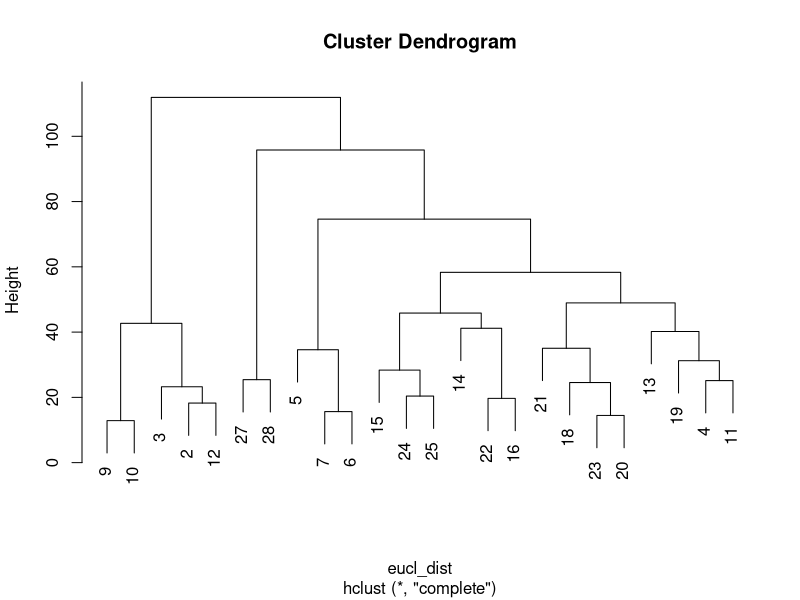
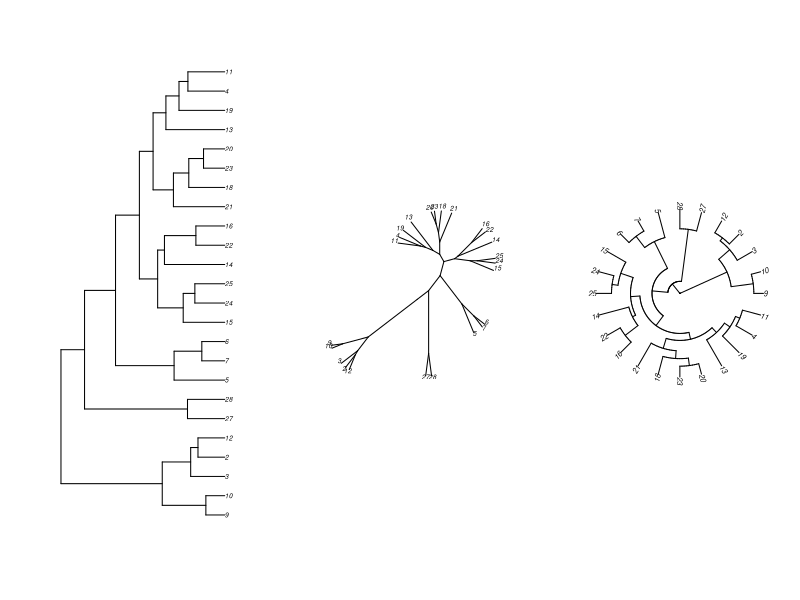
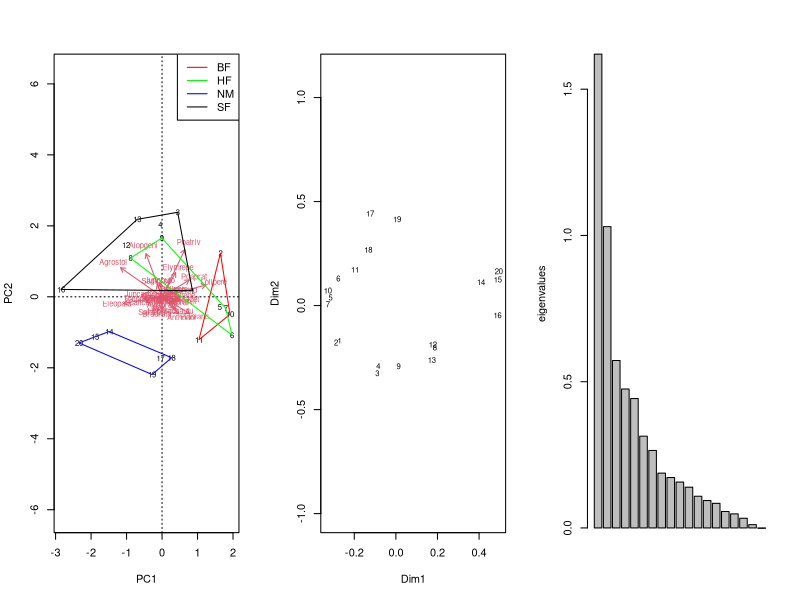
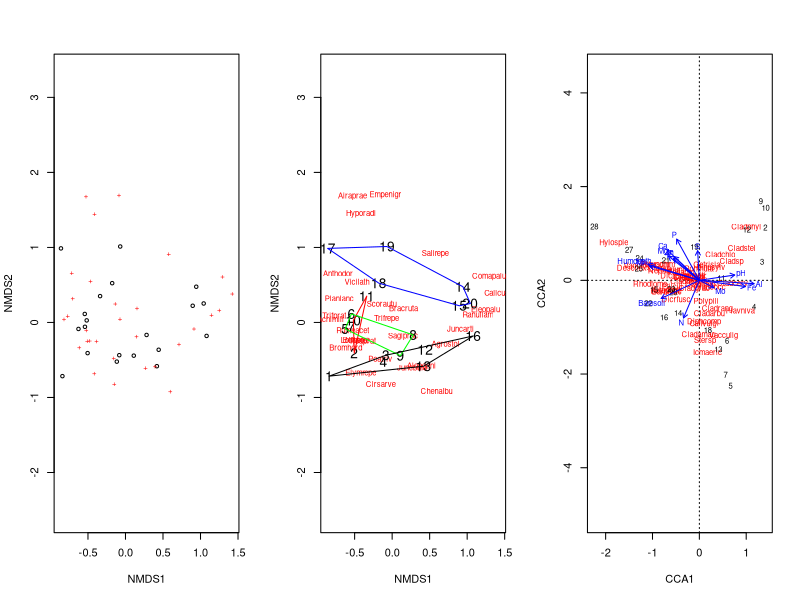

Recreate these plots in R, in order.
## ---- chunk 1
library(vegan)
data("varespec")
head(varespec)
## ---- chunk 2
eucl_dist<- dist(varespec, method = "euclidean")
eucl_dist
## ---- chunk 3
eucl_dist<- vegdist(varespec, method = "euclidean")
eucl_dist
## ---- chunk 4
clusters<-hclust(eucl_dist, method = "complete")
## ---- chunk 5
plot(clusters)
## ---- chunk 6
library("ape")
par( mfrow= c(1,3) )
plot(as.phylo(clusters), cex = 0.6)
plot(as.phylo(clusters), cex = 0.6, type = "unrooted")
plot(as.phylo(clusters), type = "fan")
## ---- chunk 7
mat.clusters<- cophenetic(clusters)
cor(mat.clusters, eucl_dist, method = "pearson")
## ---- chunk 8
data("dune")
data("dune.env")
## ---- chunk 9
dune_pca <- rda(dune)
sum_dune_pca <- summary(dune_pca)
head(sum_dune_pca)
## ---- chunk 10
biplot(dune_pca)
ordihull(dune_pca, groups = dune.env$Management, col = c("red", "green", "blue", "black"))
man_names<- levels(dune.env$Management)
legend("topright",col = c("red", "green", "blue", "black"), lty = 1, legend = man_names )
## ---- chunk 11
d <- vegdist(dune, method = "jaccard")
ord <- wcmdscale(d, eig = TRUE)
ordiplot(ord, display = 'sites', type = 'text')
barplot (ord$eig, las = 3, ylab = 'eigenvalues')
## ---- chunk 12
nmds <- metaMDS(dune, distance = "bray", k = 2)
## ---- chunk 13
plot(nmds)
ordiplot(nmds,type="n") 
orditorp(nmds,display="species",col="red",air=0.01) 
orditorp(nmds,display="sites",cex=1.25,air=0.01)
ordihull(nmds, groups = dune.env$Management, col = c("red", "green", "blue", "black"))
## ---- chunk 14
head(scores(nmds, display = "species"))
head(scores(nmds, display = "sites"))
## ---- chunk 15
data("varespec") #especies
data("varechem") #fisicoquímicos
vares_cca <- cca(varespec ~ N+P+K+Ca+Mg+S+Al+Fe+Mn+Zn+Mo+Baresoil+Humdepth+pH , data=varechem)
summary(vares_cca)
## ---- chunk 16
plot(vares_cca)
## ---- chunk 17
envfit(vares_cca  ~ N+P+K+Ca+Mg+S+Al+Fe+Mn+Zn+Mo+Baresoil+Humdepth+pH ,
       data=varechem )
## ---- chunk 18
dune_perm <- adonis(dune ~ Management+Use+Moisture, data = dune.env, method = "euclidean")
dune_perm2 <- adonis(dist(dune) ~ Management+Use+Moisture, data = dune.env)

dune_perm;dune_perm2
